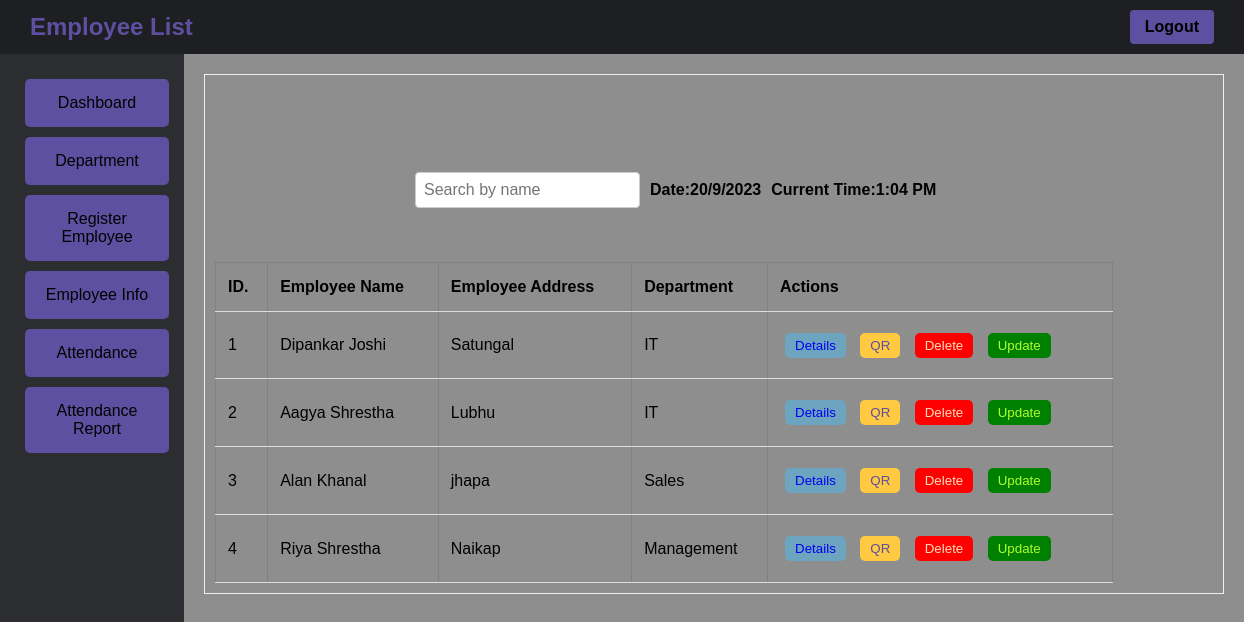
/admin/empInfo.php (signed in), run on an earlier commit of the app's database.
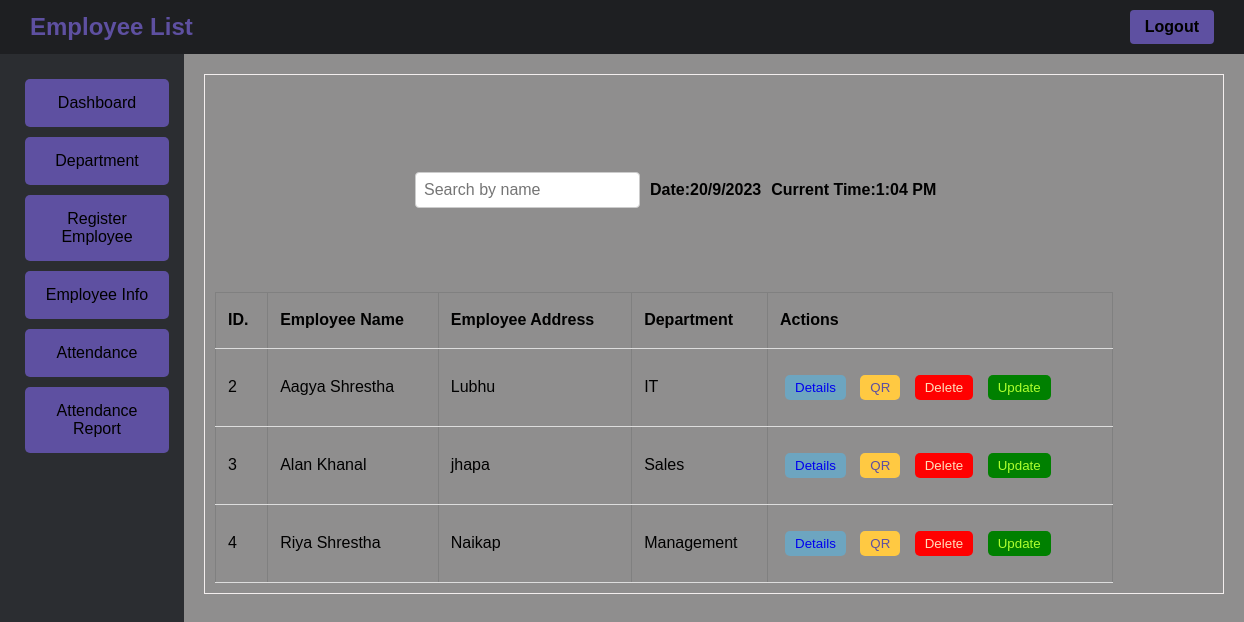
And on a later commit of the database.
### tables this page shows
CREATE TABLE `emp_info` (
  `emp_id` int(15) NOT NULL,
  `dept_id` int(15) NOT NULL,
  `emp_name` varchar(60) NOT NULL,
  `emp_address` varchar(120) NOT NULL,
  `emp_phone` varchar(20) NOT NULL,
  `emp_email` varchar(60) NOT NULL,
  `department` int(15) NOT NULL,
  `qr_hash` varchar(255) DEFAULT NULL
);

CREATE TABLE `department` (
  `dept_id` int(15) NOT NULL,
  `dept_name` varchar(60) NOT NULL
);

### admin/empInfo.php (the view, shortened to what this page needs)
<?php
    include '../database/dbconnect.php';
?>
<!DOCTYPE html>
<html>
<head>
    <link rel="stylesheet" type="text/css" href="../style/base.css">
</head>
<body>
    <div class="nav">
        <div class="admin-title">Employee List</div>
        <div class="logout"><a href="logout.php">Logout</a></div>
    </div>
    <div class="container">
        <div class="side_panel">
            <div class="spanel_button"><a href="dashboard.php">Dashboard</a></div>
            <div class="spanel_button"><a href="department.php">Department</a></div>
            <div class="spanel_button"><a href="empReg.php">Register Employee</a></div>
            <div class="spanel_button"><a href="empInfo.php">Employee Info</a></div>
            <div class="spanel_button"><a href="../chatgpt/scan_c.php">Attendance</a></div>
            <div class="spanel_button"><a href="empAttendance.php">Attendance Report</a></div>
        </div>
        <div class="second">
            <div class="box">
                <div class="search-container">
                    <input type="text" id="searchInput" onkeyup="searchTable()" placeholder="Search by name">
                    <div class="date-container">
                    Date: <span id="date"><?php echo date('d/m/Y'); ?></span>
                    </div>
                    <div class="time-container">
                    Current Time: <span id="currentTime"><?php echo date('h:i A'); ?></span>
                    </div>
                </div>
                <?php
                    $sql = ("SELECT * FROM emp_info JOIN department WHERE emp_info.dept_id = department.dept_id") or die("failed to query database".mysqli_error());
                    $result = mysqli_query($conn, $sql) or die("Query Unsuccessfull");
                    if(mysqli_num_rows($result) > 0){
                ?>
                <table border="1">
                    <tr>
                        <th>ID.</th>
                        <th>Employee Name</th>
                        <th>Employee Address</th>
                        <th>Department</th>
                        <th>Actions</th>
                    </tr>
                    <tbody>
                        <?php
                            while($row = $result->fetch_assoc()) {
                                ?>
                                <tr>
                                    <td><?= $row['emp_id']?></td>
                                    <td><?= $row['emp_name']?></td>
                                    <td><?= $row['emp_address']?></td>
                                    <td><?= $row['dept_name']?></td>
                                    <td>
                                        <button class=detailsBtn><a href="empDetails.php?id=<?php echo $row['emp_id'] ?>">Details</a></button>
                                        <button class=qrBtn><a href="qrhashed_new.php?id=<?php echo $row['emp_id'] ?>">QR</a></button>
                                        <button class=deleteBtn><a href="../database/delete_emp.php?id=<?php echo $row['emp_id'] ?>">Delete</a></button>
                                        <button class=updateBtn><a href="empupdate.php?id=<?php echo $row['emp_id'] ?>">Update</a></button>
                                    </td>
                                </tr>
                            <?php } ?>
                    </tbody>
                </table>
                <?php }else{
                    echo "<h2>No Record Found</h2>";
                } ?>
            </div>
        </div>
    </div>
</body>
</html>

### style/base.css (style rules this page uses)
body { font-family: Arial, sans-serif; margin: 0; padding: 0; display: flex; flex-direction: column; }
.nav { background-color: #1e1f22; padding: 10px; display: flex; align-items: center; justify-content: space-between; }
.admin-title { color: #5e50a1; font-size: 24px; font-weight: bold; padding: 0px 20px; }
.container { width: 100vw; height: 100vh; display: flex; flex-direction: row; }
.side_panel { background-color:#2B2D31; width: 200px; padding: 20px; list-style-type: none; text-decoration: none; display: flex; flex-direction: column; align-items: flex-start; justify-content: flex-start; }
.second { flex: 1; background-color:rgb(143, 142, 142); display: flex; flex-wrap: wrap; padding: 20px; }
.box { height: 65vh; width: 1020px; position: relative; border: 1px solid rgb(243, 238, 238); display: flex; flex-wrap: wrap; padding: 10px; box-sizing: border-box; }
button { padding: 5px 10px; background-color: #4CAF50; color: white; border: none; cursor: pointer; }
.spanel_button { margin: 5px; background-color: #5e50a1; border: 1px solid gray; width: 100%; border: none; text-align: center; border-radius: 5px; cursor: pointer; transition: background-color 0.3s; }
.spanel_button a { display: block; color: black; text-decoration: none; font-size: 16px; padding: 10px 15px; margin: 5px; border-radius: 4px; transition: background-color 0.3s ease; }
.updateBtn { background-color: green; text-decoration: none; padding: 5px 10px; margin: 5px; border-radius: 5px; transition: background-color 0.3s ease; }
.updateBtn a { text-decoration: none; color: greenyellow; }
.deleteBtn { background-color: red; text-decoration: none; padding: 5px 10px; margin: 5px; border-radius: 5px; transition: background-color 0.3s ease; }
.deleteBtn a { text-decoration: none; color: #ffddbb; }
.detailsBtn { background-color: #6da5c0; text-decoration: none; padding: 5px 10px; margin: 5px; border-radius: 5px; transition: background-color 0.3s ease; }
.detailsBtn a { text-decoration: none; }
.qrBtn { background-color: #ffc942; text-decoration: none; padding: 5px 10px; margin: 5px; border-radius: 5px; transition: background-color 0.3s ease; }
.qrBtn a { text-decoration: none; color: #5e50a1; }
.logout { background-color: #5e50a1; color: #4ebcfc; padding: 8px 15px; border: none; border-radius: 4px; cursor: pointer; font-weight: bold; transition: background-color 0.3s ease; margin-right: 20px; }
.logout a { color: black; text-decoration: none; }

### admin/empInfo.php (style rules this page uses)
.search-container { display: flex; align-items: center; justify-content: flex-start; height: 50px; margin: 80px 0px 10px 200px; }
.search-container input[type="text"] { padding: 8px; border: 1px solid #ccc; border-radius: 4px; font-size: 16px; margin-right: 10px; }
.date-container { display: flex; align-items: center; justify-content: flex-start; font-weight: bold; }
.time-container { display: flex; align-items: center; justify-content: flex-start; font-weight: bold; margin-left: 10px; }
table { border-collapse: collapse; width: 90%; }
th, td { padding: 12px; text-align: left; border-bottom: 1px solid #ddd; height: 2px; }

What changed in the data, as far as the page shows it:
removed emp_info: emp_id "1", emp_name "Dipankar Joshi", emp_address "Satungal", dept.dept_name "IT"
